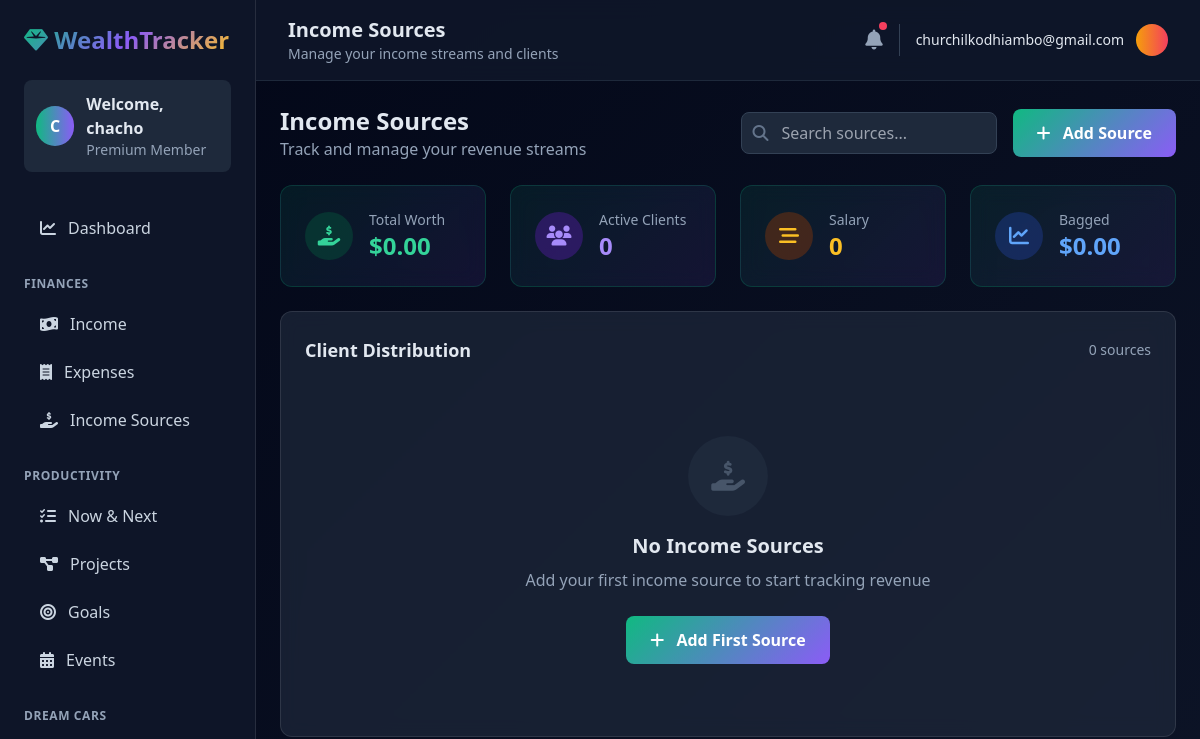
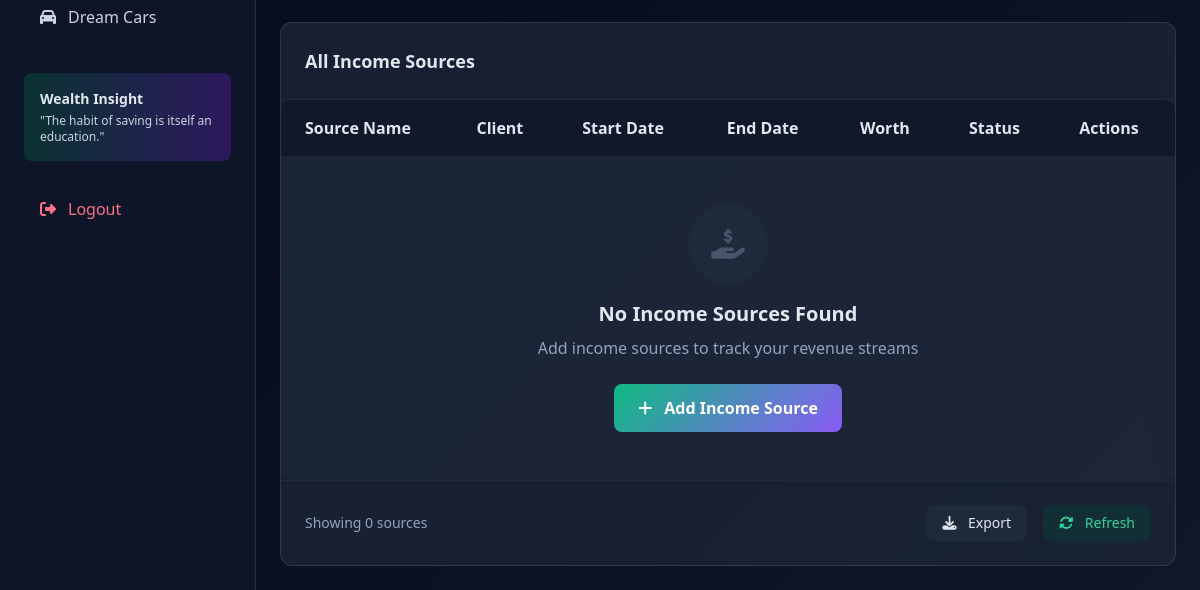
The app's page /incomesource/ (signed in), older data (2 pictures, top to bottom).
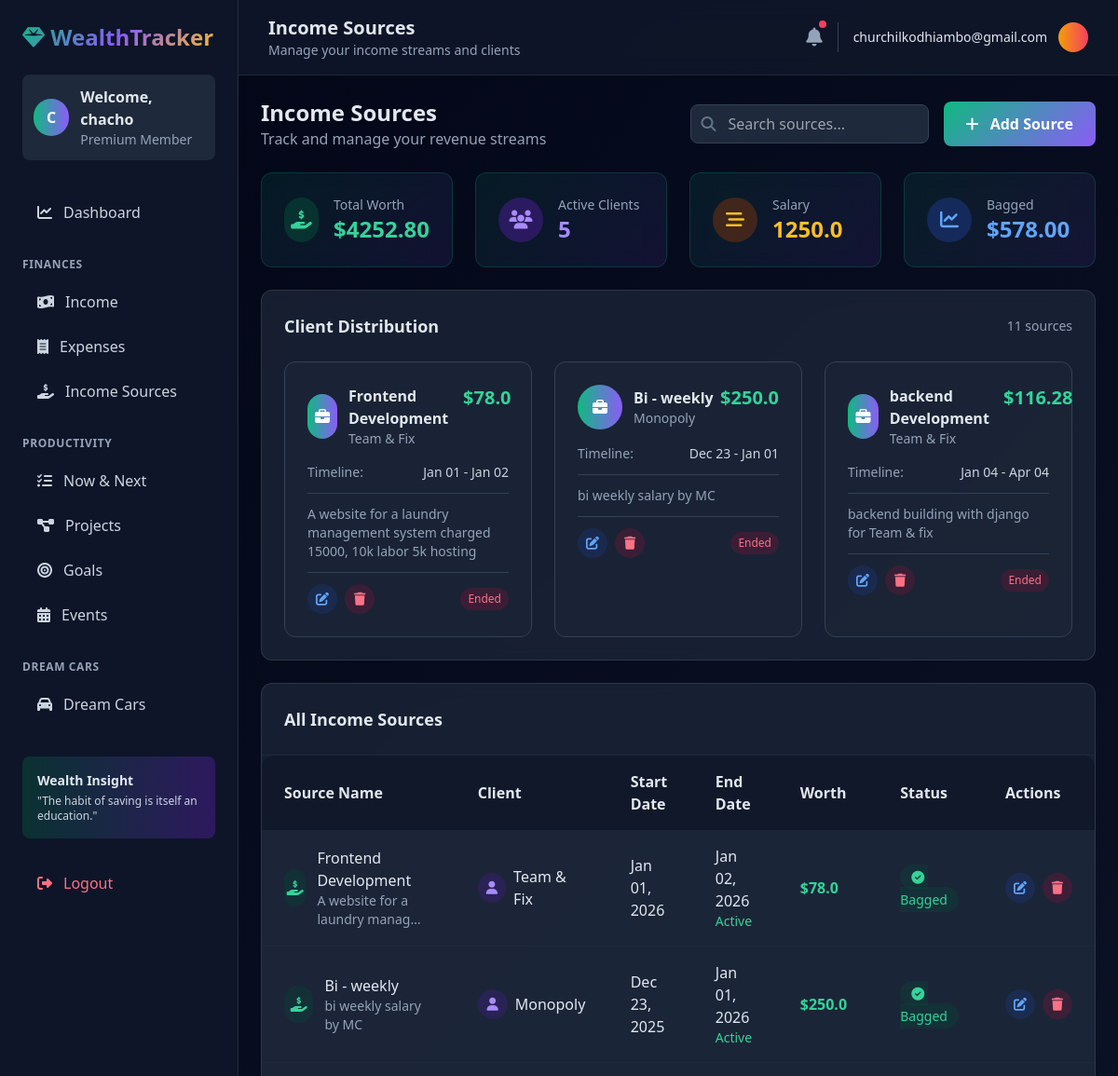
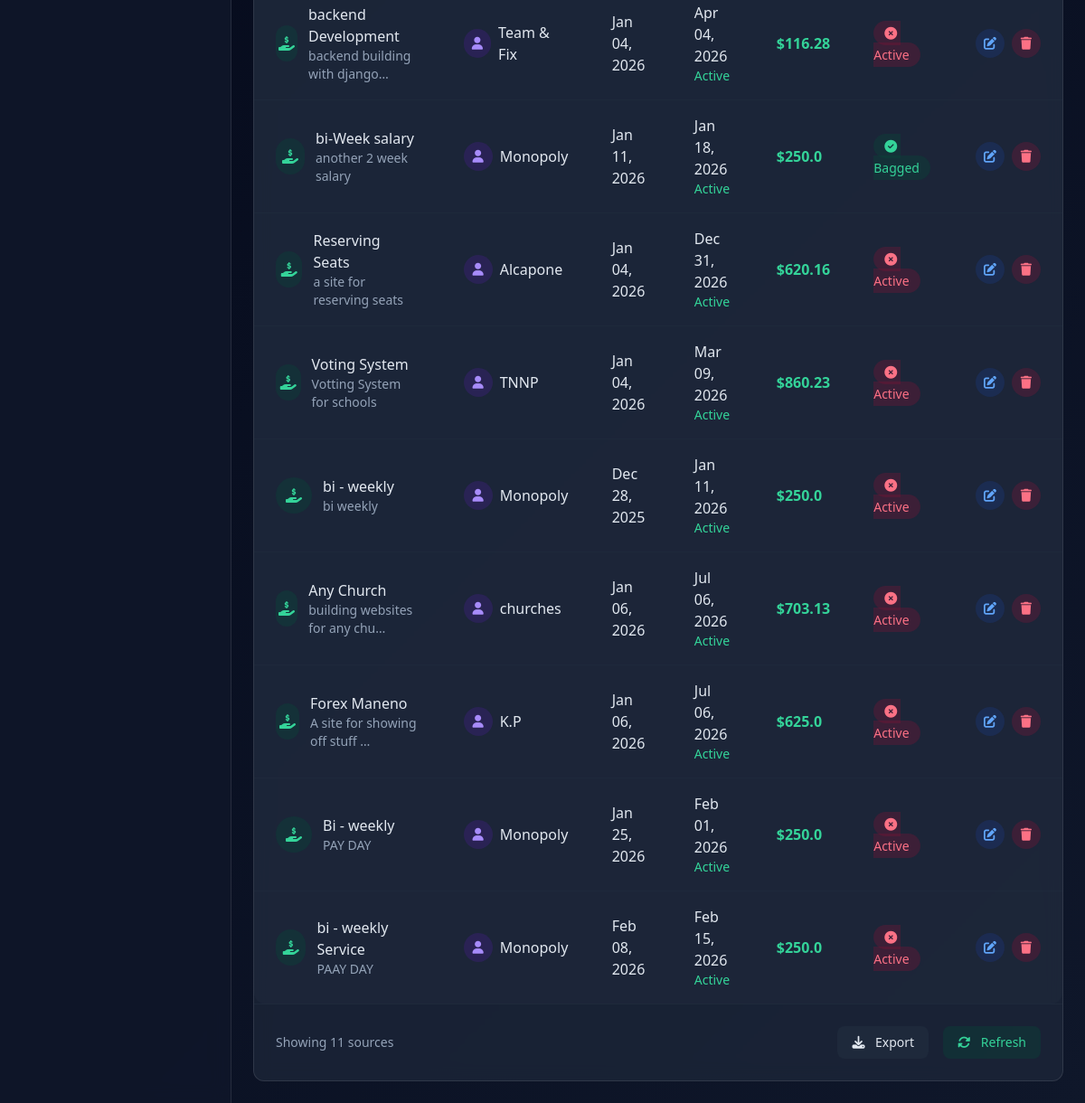
The same page, newer data (2 pictures, top to bottom).
### Tracker/models.py (models this page shows, shortened)
class IncomeSource(models.Model):
    user = models.ForeignKey(User, on_delete=models.CASCADE, null=True, blank=True)
    name = models.CharField(max_length=100, default="")
    client = models.CharField(max_length=100, default="")
    start_date = models.DateTimeField(default=timezone.now)
    end_date = models.DateTimeField(default=timezone.now)
    worth = models.FloatField(default=0)
    got = models.BooleanField(default=False)
    description = models.TextField(default="")

### Tracker/views.py (the view)
# urls.py: path('incomesource/', views.IncomeSourceListView.as_view(), name='incomesource-list'),
class IncomeSourceListView(LoginRequiredMixin, ListView):
    model = IncomeSource
    template_name = 'tracker/incomesource_list.html'
    context_object_name = 'incomesources'
    def get_queryset(self):
        return IncomeSource.objects.filter(user=self.request.user)
    def get_context_data(self, **kwargs):
        context = super().get_context_data(**kwargs)
        total_worth = self.get_queryset().aggregate(Sum('worth'))['worth__sum'] or 0
        salary = IncomeSource.objects.filter(user=self.request.user, client="Monopoly").aggregate(Sum('worth'))['worth__sum'] or 0
        unique_clients = IncomeSource.objects.filter(user=self.request.user).values('client').exclude(client="Monopoly").distinct().count()
        bagged = IncomeSource.objects.filter(user=self.request.user, got=True).aggregate(Sum('worth'))['worth__sum'] or 0
        print("------------------------->", total_worth)
        context.update({
            'salary': salary,
            'clients': unique_clients,
            'total_worth': total_worth,
            'bagged': bagged
        })
        return context

### Tracker/templates/tracker/incomesource_list.html (shortened to what the changed rows need)
{% extends 'tracker/base.html' %}
{% load static %}
{% block header_title %}Income Sources{% endblock %}
{% block content %}
<div class="space-y-6">
    <div class="flex flex-col md:flex-row items-start md:items-center justify-between gap-4">
        <div>
            <h2 class="text-2xl font-bold">Income Sources</h2>
        </div>
    </div>
    <div class="grid grid-cols-1 md:grid-cols-4 gap-6">
        <div class="stat-card card p-6 rounded-xl">
            <div class="flex items-center">
                <div>
                    <p class="text-slate-400 text-sm">Total Worth</p>
                    <h3 class="text-2xl font-bold text-emerald-400">${{ total_worth|default:"0"|floatformat:2 }}</h3>
                </div>
            </div>
        </div>
        <div class="stat-card card p-6 rounded-xl">
            <div class="flex items-center">
                <div>
                    <p class="text-slate-400 text-sm">Active Clients</p>
                    <h3 class="text-2xl font-bold text-violet-400">{{ clients|default:"0" }}</h3>
                </div>
            </div>
        </div>
        <div class="stat-card card p-6 rounded-xl">
            <div class="flex items-center">
                <div>
                    <p class="text-slate-400 text-sm">Salary</p>
                    <h3 class="text-2xl font-bold text-amber-400">{{ salary|default:"0" }}</h3>
                </div>
            </div>
        </div>
        <div class="stat-card card p-6 rounded-xl">
            <div class="flex items-center">
                <div>
                    <p class="text-slate-400 text-sm">Bagged</p>
                    <h3 class="text-2xl font-bold text-blue-400">${{ bagged|default:"0"|floatformat:2 }}</h3>
                </div>
            </div>
        </div>
    </div>
    <div class="card rounded-xl p-6">
        <div class="flex items-center justify-between mb-6">
            <h3 class="text-lg font-semibold">Client Distribution</h3>
            <span class="text-sm text-slate-400">{{ incomesources|length }} sources</span>
        </div>
        <div class="grid grid-cols-1 md:grid-cols-3 gap-6">
            {% for source in incomesources|slice:":3" %}
            <div class="bg-slate-800/50 rounded-xl p-6 border border-slate-700">
                <div class="flex items-start justify-between mb-4">
                    <div class="flex items-center">
                        <div class="w-12 h-12 bg-gradient-to-r from-emerald-500 to-violet-500 rounded-full flex items-center justify-center mr-3">
                            <i class="fas fa-briefcase text-white"></i>
                        </div>
                        <div>
                            <h4 class="font-bold">{{ source.name }}</h4>
                            <p class="text-sm text-slate-400">{{ source.client }}</p>
                        </div>
                    </div>
                    <span class="text-xl font-bold text-emerald-400">${{ source.worth }}</span>
                </div>
                <div class="space-y-3">
                    <div class="flex justify-between text-sm">
                        <span class="text-slate-400">Timeline:</span>
                        <span class="text-slate-300">{{ source.start_date|date:"M d" }} - {{ source.end_date|date:"M d" }}</span>
                    </div>
                    {% if source.description %}
                    <div class="pt-3 border-t border-slate-700">
                        <p class="text-sm text-slate-400">{{ source.description|truncatechars:80 }}</p>
                    </div>
                    {% endif %}
                    <div class="pt-3 border-t border-slate-700">
                        <div class="flex items-center justify-between">
                            <div class="flex items-center space-x-2">
                                <a href="{% url 'incomesource-update' source.pk %}"
                                   class="w-8 h-8 bg-blue-900/30 hover:bg-blue-900/50 rounded-full flex items-center justify-center text-blue-400 hover:text-blue-300">
                                    <i class="fas fa-edit text-sm"></i>
                                </a>
                                <a href="{% url 'incomesource-delete' source.pk %}"
                                   class="w-8 h-8 bg-rose-900/30 hover:bg-rose-900/50 rounded-full flex items-center justify-center text-rose-400 hover:text-rose-300">
                                    <i class="fas fa-trash text-sm"></i>
                                </a>
                            </div>
                            <span class="text-xs px-2 py-1 {% if source.end_date > now %}bg-emerald-900/30 text-emerald-400{% else %}bg-rose-900/30 text-rose-400{% endif %} rounded-full">
                                {% if source.end_date > now %}Active{% else %}Ended{% endif %}
                            </span>
                        </div>
                    </div>
                </div>
            </div>
            {% empty %}
            <div class="md:col-span-3 text-center py-12">
                <div class="max-w-md mx-auto">
                    <div class="w-20 h-20 bg-slate-800 rounded-full flex items-center justify-center mx-auto mb-4">
                        <i class="fas fa-hand-holding-usd text-3xl text-slate-600"></i>
                    </div>
                    <h3 class="text-xl font-bold mb-2">No Income Sources</h3>
                    <p class="text-slate-400 mb-6">Add your first income source to start tracking revenue</p>
                    <a href="{% url 'incomesource-create' %}" class="btn-primary inline-block">
                        <i class="fas fa-plus mr-2"></i> Add First Source
                    </a>
                </div>
            </div>
            {% endfor %}
        </div>
    </div>
    <div class="card rounded-xl overflow-hidden">
        <div class="table-container">
            <table class="w-full">
                <thead class="table-header">
                    <tr>
                        <th class="py-4 px-6 text-left">Source Name</th>
                        <th class="py-4 px-6 text-left">Client</th>
                        <th class="py-4 px-6 text-left">Start Date</th>
                        <th class="py-4 px-6 text-left">End Date</th>
                        <th class="py-4 px-6 text-left">Worth</th>
                        <th class="py-4 px-6 text-left">Status</th>
                        <th class="py-4 px-6 text-left">Actions</th>
                    </tr>
                </thead>
                <tbody class="divide-y divide-slate-800">
                    {% for source in incomesources %}
                    <tr class="table-row">
                        <td class="py-4 px-6">
                            <div class="flex items-center">
                                <div class="w-10 h-10 bg-emerald-900/30 rounded-full flex items-center justify-center mr-3">
                                    <i class="fas fa-hand-holding-usd text-emerald-400"></i>
                                </div>
                                <div>
                                    <p class="font-medium">{{ source.name }}</p>
                                    <p class="text-sm text-slate-400">{{ source.description|truncatechars:30|default:"No description" }}</p>
                                </div>
                            </div>
                        </td>
                        <td class="py-4 px-6">
                            <div class="flex items-center">
                                <div class="w-8 h-8 bg-violet-900/30 rounded-full flex items-center justify-center mr-2">
                                    <i class="fas fa-user text-violet-400 text-sm"></i>
                                </div>
                                <span>{{ source.client }}</span>
                            </div>
                        </td>
                        <td class="py-4 px-6">{{ source.start_date|date:"M d, Y" }}</td>
                        <td class="py-4 px-6">
                            <div>
                                <p>{{ source.end_date|date:"M d, Y" }}</p>
                                <p class="text-sm {% if source.end_date < now %}text-rose-400{% else %}text-emerald-400{% endif %}">
                                    {% if source.end_date < now %}Ended{% else %}Active{% endif %}
                                </p>
                            </div>
                        </td>
                        <td class="py-4 px-6">
                            <span class="font-bold text-emerald-400">${{ source.worth }}</span>
                        </td>
                        <td class="py-4 px-6">
                            {% if source.got %}
                            <span class="px-3 py-1 bg-emerald-900/30 text-emerald-400 rounded-full text-sm">
                                <i class="fas fa-check-circle mr-1"></i> Bagged
                            </span>
                            {% else %}
                            <span class="px-3 py-1 bg-rose-900/30 text-rose-400 rounded-full text-sm">
                                <i class="fas fa-times-circle mr-1"></i> Active
                            </span>
                            {% endif %}
                        </td>
                        <td class="py-4 px-6">
                            <div class="flex items-center space-x-2">
                                <a href="{% url 'incomesource-update' source.pk %}"
                                   class="w-8 h-8 bg-blue-900/30 hover:bg-blue-900/50 rounded-full flex items-center justify-center text-blue-400 hover:text-blue-300">
                                    <i class="fas fa-edit text-sm"></i>
                                </a>
                                <a href="{% url 'incomesource-delete' source.pk %}"
                                   class="w-8 h-8 bg-rose-900/30 hover:bg-rose-900/50 rounded-full flex items-center justify-center text-rose-400 hover:text-rose-300">
                                    <i class="fas fa-trash text-sm"></i>
                                </a>
                            </div>
                        </td>
                    </tr>
                    {% empty %}
                    <tr>
                        <td colspan="7" class="py-12 px-6 text-center">
                            <div class="max-w-md mx-auto">
                                <div class="w-20 h-20 bg-slate-800 rounded-full flex items-center justify-center mx-auto mb-4">
                                    <i class="fas fa-hand-holding-usd text-3xl text-slate-600"></i>
                                </div>
                                <h3 class="text-xl font-bold mb-2">No Income Sources Found</h3>
                                <p class="text-slate-400 mb-6">Add income sources to track your revenue streams</p>
                                <a href="{% url 'incomesource-create' %}" class="btn-primary inline-block">
                                    <i class="fas fa-plus mr-2"></i> Add Income Source
                                </a>
                            </div>
                        </td>
                    </tr>
                    {% endfor %}
                </tbody>
            </table>
        </div>
        <div class="p-6 border-t border-slate-800">
            <div class="flex flex-col md:flex-row items-center justify-between gap-4">
                <div class="text-sm text-slate-400">
                    Showing {{ incomesources|length }} source{{ incomesources|pluralize }}
                </div>
                <div class="flex items-center space-x-4">
                    <button class="px-4 py-2 bg-slate-800 hover:bg-slate-700 rounded-lg text-sm">
                    </button>
                    <button class="px-4 py-2 bg-emerald-900/30 hover:bg-emerald-900/50 text-emerald-400 rounded-lg text-sm">
                    </button>
                </div>
            </div>
        </div>
    </div>
</div>
{% endblock %}

Row changes from the older to the newer data that the page shows:
now on this page (row edited): IncomeSource: name "Frontend Development", client "Team & Fix", worth "78.0", start_date "Jan 01", end_date "Jan 02", description "A website for a laundry management system charged 15000, 10k labor 5k hosting", shows "Ended", description "A website for a laundry manag…", start_date "Jan 01, 2026", end_date "Jan 02, 2026", shows "Active", got True (drawn)
now on this page (row edited): IncomeSource: name "Bi - weekly", client "Monopoly", worth "250.0", start_date "Dec 23", end_date "Jan 01", description "bi weekly salary by MC", shows "Ended", start_date "Dec 23, 2025", end_date "Jan 01, 2026", shows "Active", got True (drawn)
now on this page (row edited): IncomeSource: name "backend Development", client "Team & Fix", worth "116.28", start_date "Jan 04", end_date "Apr 04", description "backend building with django for Team & fix", shows "Ended", description "backend building with django…", start_date "Jan 04, 2026", end_date "Apr 04, 2026", shows "Active", got False (drawn)
now on this page (row edited): IncomeSource: name "bi-Week salary", description "another 2 week salary", client "Monopoly", start_date "Jan 11, 2026", end_date "Jan 18, 2026", shows "Active", worth "250.0", got True (drawn), shown under "All Income Sources"
now on this page (row edited): IncomeSource: name "Reserving Seats", description "a site for reserving seats", client "Alcapone", start_date "Jan 04, 2026", end_date "Dec 31, 2026", shows "Active", worth "620.16", got False (drawn), shown under "All Income Sources"
now on this page (row edited): IncomeSource: name "Voting System", description "Votting System for schools", client "TNNP", start_date "Jan 04, 2026", end_date "Mar 09, 2026", shows "Active", worth "860.23", got False (drawn), shown under "All Income Sources"
now on this page (row edited): IncomeSource: name "bi - weekly", description "bi weekly", client "Monopoly", start_date "Dec 28, 2025", end_date "Jan 11, 2026", shows "Active", worth "250.0", got False (drawn), shown under "All Income Sources"
now on this page (row edited): IncomeSource: name "Any Church", description "building websites for any chu…", client "churches", start_date "Jan 06, 2026", end_date "Jul 06, 2026", shows "Active", worth "703.13", got False (drawn), shown under "All Income Sources"
now on this page (row edited): IncomeSource: name "Forex Maneno", description "A site for showing off stuff …", client "K.P", start_date "Jan 06, 2026", end_date "Jul 06, 2026", shows "Active", worth "625.0", got False (drawn), shown under "All Income Sources"
added IncomeSource: name "Bi - weekly", description "PAY DAY", client "Monopoly", start_date "Jan 25, 2026", end_date "Feb 01, 2026", shows "Active", worth "250.0", got False (drawn), shown under "All Income Sources"
added IncomeSource: name "bi - weekly Service", description "PAAY DAY", client "Monopoly", start_date "Feb 08, 2026", end_date "Feb 15, 2026", shows "Active", worth "250.0", got False (drawn), shown under "All Income Sources"
Text that changed along with them:
{{ total_worth|default:"0"|floatformat:2 }}: "0.00" → "4252.80"
{{ clients|default:"0" }}: "0" → "5"
{{ salary|default:"0" }}: "0" → "1250.0"
{{ bagged|default:"0"|floatformat:2 }}: "0.00" → "578.00"
{{ incomesources|length }}: "0" → "11"
text no longer shown: "No Income Sources Add your first income source to start tracking revenue Add First Source No Income Sources Found Add income sources to track your revenue streams Add Income Source"
